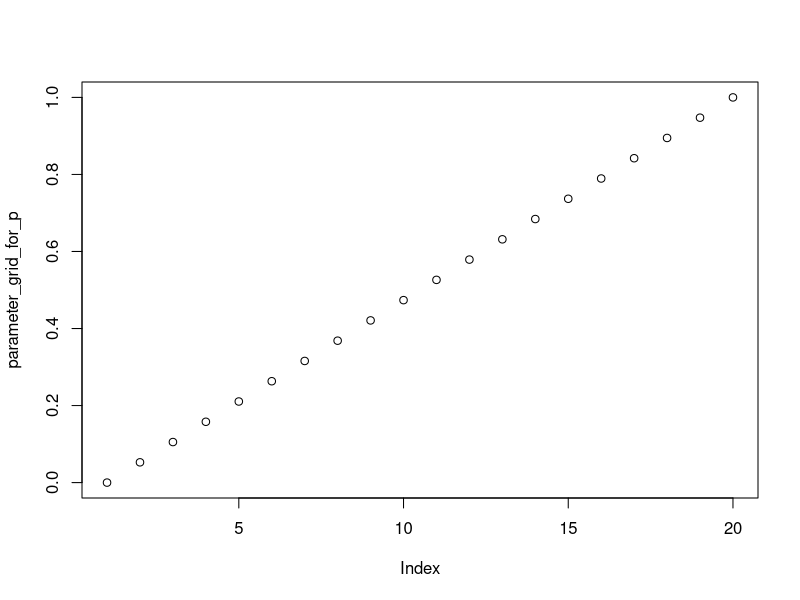
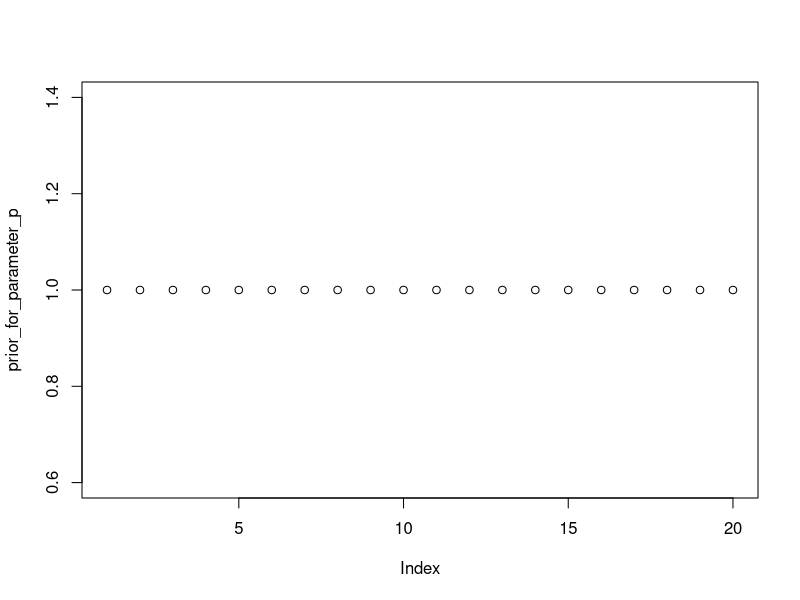
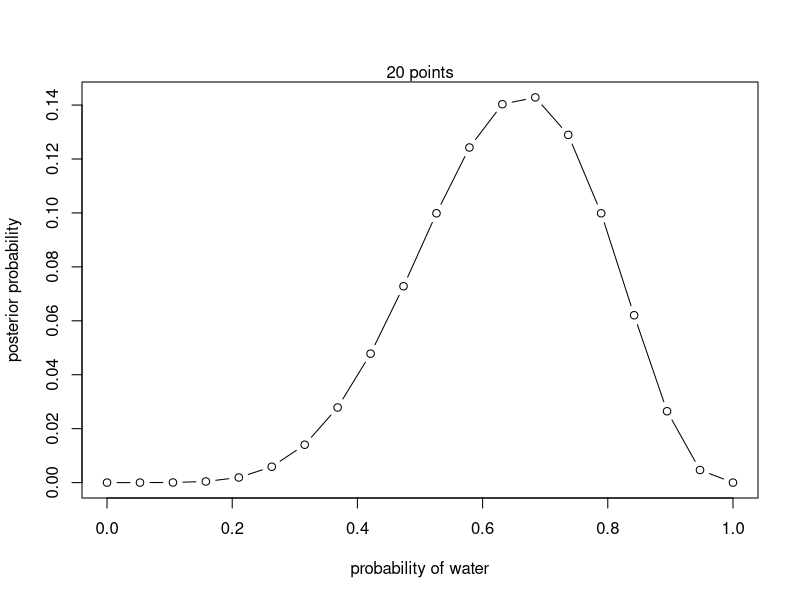
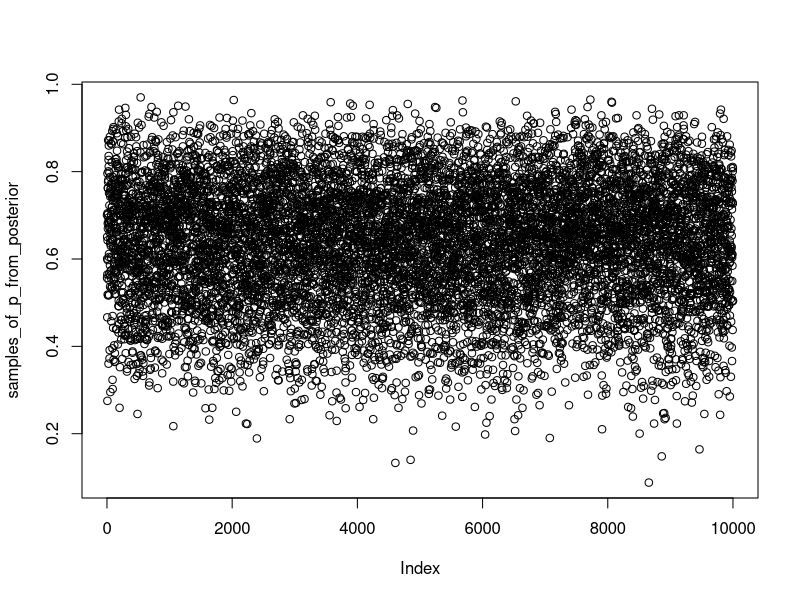
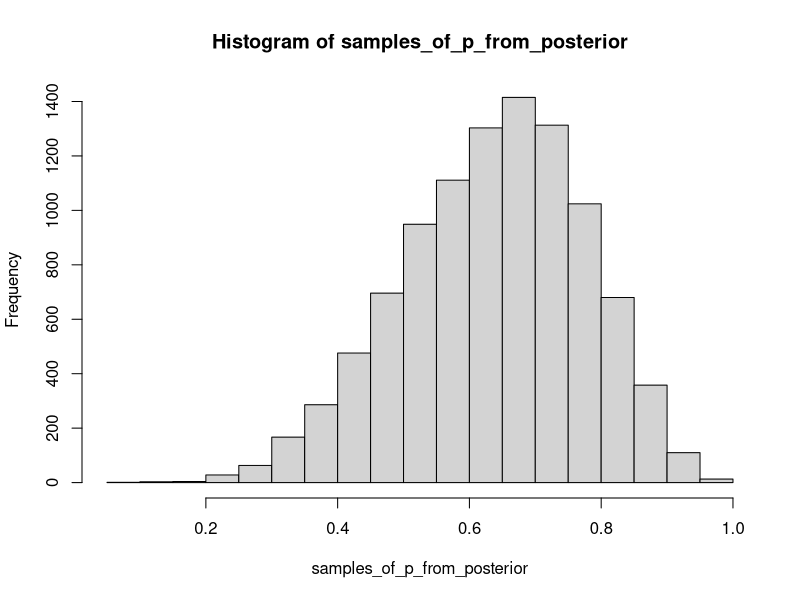
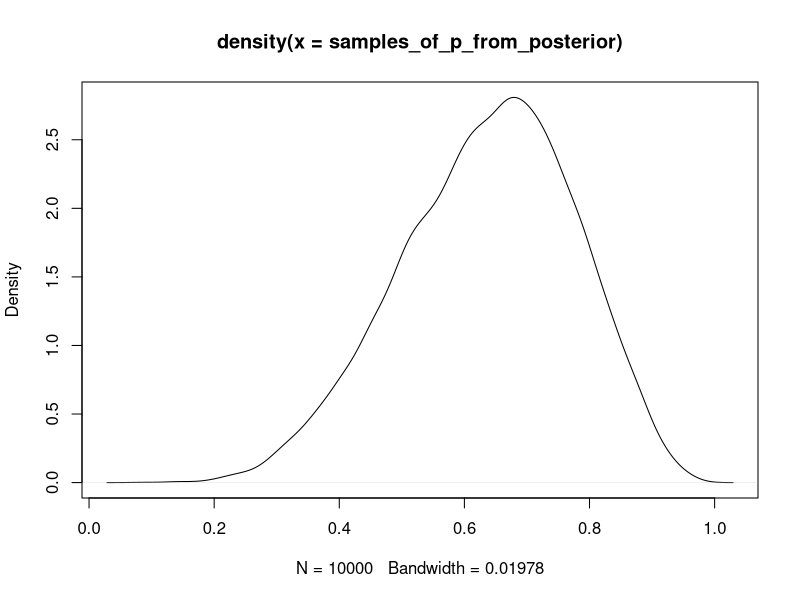

Here is the R script that generated these plots, in order:
## ---- chunk 1
knitr::opts_chunk$set(echo = TRUE)
## ---- chunk 2
# define grid
size_of_grid = 20
lowest_value_of_p = 0
highest_value_of_p = 1
#which index is which value for p? 
#like a lookup table for p
parameter_grid_for_p <- seq( from=lowest_value_of_p , to=highest_value_of_p , length.out=size_of_grid )
plot(parameter_grid_for_p)
prior_for_parameter_p <- rep( 1 , 20 )
plot(prior_for_parameter_p)
# we'll just call it prior for short
prior <- prior_for_parameter_p
# compute likelihood at each value in grid
likelihood <- dbinom( 6 , size=9 , prob=parameter_grid_for_p )
# compute product of likelihood and prior
unstd.posterior <- likelihood * prior
# standardize the posterior, so it sums to 1
posterior <- unstd.posterior / sum(unstd.posterior)
## R code 2.4
plot( parameter_grid_for_p , posterior , type="b" ,
    xlab="probability of water" , ylab="posterior probability" )
mtext( "20 points" )
## ---- chunk 3
prior_with_zero <- ifelse( parameter_grid_for_p < 0.5 , 0 , 1 )
prior_sharp <- exp( -5*abs( parameter_grid_for_p - 0.5 ) )
# try the same inferences above using these. we'll increase the grid size to make the approximation better
## R code 3.2
parameter_grid_for_p <- seq( from=0 , to=1 , length.out=1000 )
prior <- rep( 1 , 1000 )
likelihood <- dbinom( 6 , size=9 , prob=parameter_grid_for_p )
posterior <- likelihood * prior
posterior <- posterior / sum(posterior)
## ---- chunk 4
## R code 3.3
samples_of_p_from_posterior <- sample( parameter_grid_for_p , prob=posterior , size=10000 , replace=TRUE )
## R code 3.4
plot( samples_of_p_from_posterior )
hist(samples_of_p_from_posterior)
plot(density(samples_of_p_from_posterior))
